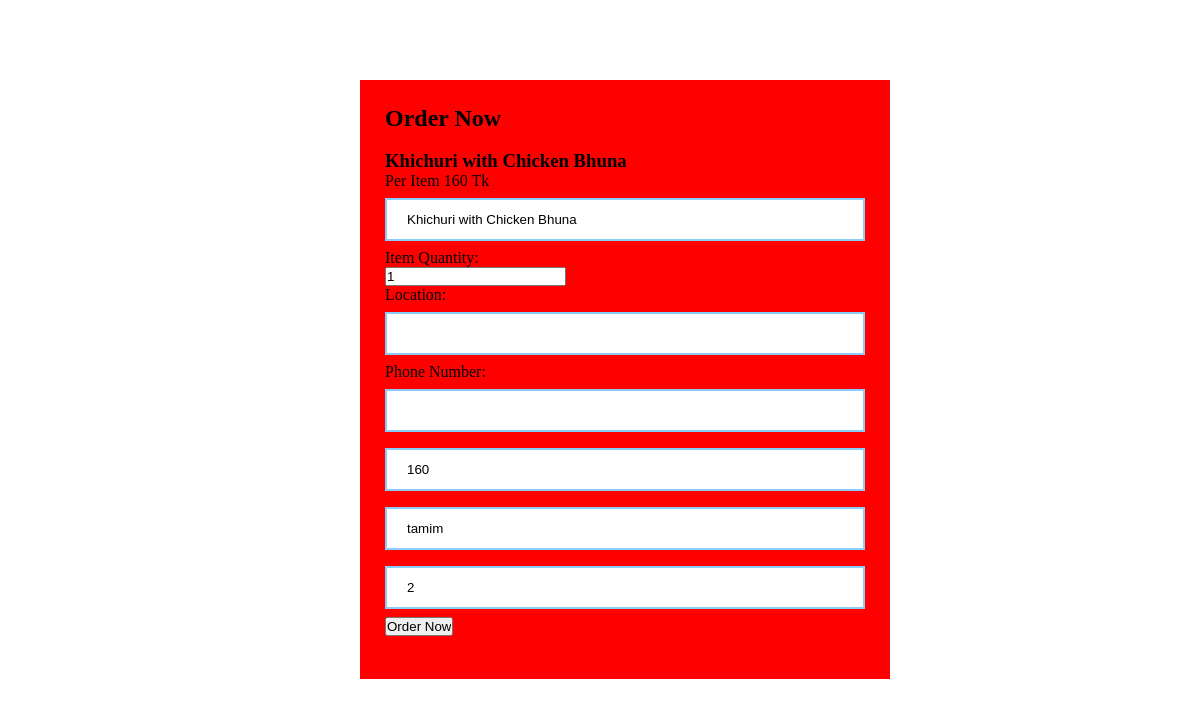
The page /controllers/OrderProcess.php?id=2 (signed in) on the database its author committed.
### tables this page shows
CREATE TABLE `products` (
  `id` int(50) NOT NULL,
  `item` varchar(255) NOT NULL,
  `price` int(255) NOT NULL,
  `status` varchar(255) NOT NULL,
  `discount` varchar(50) DEFAULT NULL
);

### controllers/session.php (called while the page is built, shortened)
<?php
    if(!isset($_SESSION['username'])) {
    header('Location: /views/login.php');
    }
    else{
        $myself = $_SESSION['username'];
    }
    ?>

### controllers/OrderProcess.php (the view, shortened to what this page needs)
<?php include '../controllers/session.php';?>
<?php
require_once('../models/db.php');
if($_GET['id']) {
    $getid = $_GET['id'];
    $sql = "SELECT * FROM products where id=$getid";
    $query = mysqli_query($conn, $sql);
    $data = mysqli_fetch_assoc($query);
    $id = $data['id'];
    $item = $data['item'];
    $price = $data['price'];
}
?>
<!DOCTYPE html>
<html lang="en">
<head>
	<link rel="stylesheet" type="text/css" href="style.css">
</head>
<body>
<div class="container">
    <div class="row">
<div class="col-6 pt-4 mt-4 border border-success">
<h2> Order Now </h2> <br>
<form name="RegForm" action="../controllers/OrderProcess.php" method="post" onsubmit="return ValidationForm()">
<h3> <?php echo $item ?> </h3>
<label type="price"> Per Item <?php echo $price ?> Tk</label> <br>
<input type="text" class="form-control" id="item" name="item" value="<?php echo $item ?> " hidden><br>
 <label type="firstname"> Item Quantity: </label><br>
<input type="number" class="form-control" id="quantity" name="quantity" value="1"><br>
 <label type="firstname"> Location: </label><br>
<input type="text" class="form-control" id="location" name="location" value=""><br>
<label type="firstname"> Phone Number: </label><br>
<input type="text" class="form-control" id="pnumber" name="pnumber" value=""><br>
<input type="text" id="price" name="price" value="<?php echo $price; ?>" hidden>
<input type="text" id="username" name="username" value="<?php echo $myself ?>" hidden>
<input type="text" id="id" name="id" value="<?php echo $id ?>" hidden>
<input type="submit" class="btn btn-primary" value="Order Now" name="update">
</form><br>
</div>
</div>
</div>
</body>
</html>

### css/style.css (style rules this page uses)
input[type=text], input[type=password] { width: 100%; margin: 8px 0; padding: 12px 20px; display: inline-block; border: 2px solid lightskyblue; box-sizing: border-box; }
.container { padding: 25px; background: red; position: absolute; width: 40%; left: 30%; top: 10%; }
* { margin: 0; padding: 0; text-decoration: none; }

### rows shown on the page
products: item "Khichuri with Chicken Bhuna", price "160", id "2"
